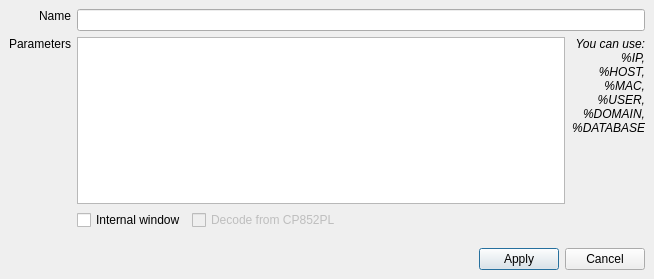
<?xml version="1.0" encoding="UTF-8"?>
<ui version="4.0">
 <class>AddEditExternalAppWindow</class>
 <widget class="QDialog" name="AddEditExternalAppWindow">
  <property name="geometry">
   <rect>
    <x>0</x>
    <y>0</y>
    <width>654</width>
    <height>279</height>
   </rect>
  </property>
  <property name="windowTitle">
   <string>Add external application</string>
  </property>
  <property name="modal">
   <bool>true</bool>
  </property>
  <layout class="QVBoxLayout" name="verticalLayout">
   <property name="spacing">
    <number>0</number>
   </property>
   <property name="leftMargin">
    <number>0</number>
   </property>
   <property name="topMargin">
    <number>0</number>
   </property>
   <property name="rightMargin">
    <number>0</number>
   </property>
   <property name="bottomMargin">
    <number>0</number>
   </property>
   <item>
    <widget class="QWidget" name="formWidget" native="true">
     <property name="sizePolicy">
      <sizepolicy hsizetype="Preferred" vsizetype="Expanding">
       <horstretch>0</horstretch>
       <verstretch>0</verstretch>
      </sizepolicy>
     </property>
     <property name="styleSheet">
      <string notr="true"/>
     </property>
     <layout class="QGridLayout" name="gridLayout">
      <item row="0" column="0">
       <widget class="QLabel" name="label">
        <property name="text">
         <string>Name</string>
        </property>
        <property name="alignment">
         <set>Qt::AlignRight|Qt::AlignTop|Qt::AlignTrailing</set>
        </property>
       </widget>
      </item>
      <item row="1" column="2">
       <widget class="QWidget" name="widget_2" native="true">
        <layout class="QHBoxLayout" name="horizontalLayout_2">
         <property name="leftMargin">
          <number>0</number>
         </property>
         <property name="topMargin">
          <number>0</number>
         </property>
         <property name="rightMargin">
          <number>0</number>
         </property>
         <property name="bottomMargin">
          <number>0</number>
         </property>
         <item>
          <widget class="QPlainTextEdit" name="commandText">
           <property name="undoRedoEnabled">
            <bool>false</bool>
           </property>
           <property name="plainText">
            <string notr="true"/>
           </property>
           <property name="backgroundVisible">
            <bool>false</bool>
           </property>
          </widget>
         </item>
         <item>
          <widget class="QLabel" name="label_5">
           <property name="font">
            <font>
             <italic>true</italic>
            </font>
           </property>
           <property name="text">
            <string>You can use:
%IP,
%HOST,
%MAC,
%USER,
%DOMAIN,
%DATABASE</string>
           </property>
           <property name="alignment">
            <set>Qt::AlignRight|Qt::AlignTop|Qt::AlignTrailing</set>
           </property>
           <property name="wordWrap">
            <bool>true</bool>
           </property>
          </widget>
         </item>
        </layout>
       </widget>
      </item>
      <item row="0" column="2">
       <widget class="QLineEdit" name="nameText"/>
      </item>
      <item row="2" column="2">
       <widget class="QWidget" name="widget_3" native="true">
        <layout class="QHBoxLayout" name="horizontalLayout_3">
         <property name="leftMargin">
          <number>0</number>
         </property>
         <property name="topMargin">
          <number>0</number>
         </property>
         <property name="rightMargin">
          <number>0</number>
         </property>
         <property name="bottomMargin">
          <number>0</number>
         </property>
         <item>
          <widget class="QCheckBox" name="internalWindowCheckBox">
           <property name="text">
            <string>Internal window</string>
           </property>
          </widget>
         </item>
         <item>
          <widget class="QCheckBox" name="decodeCheckBox">
           <property name="enabled">
            <bool>false</bool>
           </property>
           <property name="text">
            <string>Decode from CP852PL</string>
           </property>
          </widget>
         </item>
         <item>
          <spacer name="horizontalSpacer_2">
           <property name="orientation">
            <enum>Qt::Horizontal</enum>
           </property>
           <property name="sizeHint" stdset="0">
            <size>
             <width>40</width>
             <height>20</height>
            </size>
           </property>
          </spacer>
         </item>
        </layout>
       </widget>
      </item>
      <item row="1" column="0">
       <widget class="QLabel" name="label_2">
        <property name="text">
         <string>Parameters</string>
        </property>
        <property name="alignment">
         <set>Qt::AlignRight|Qt::AlignTop|Qt::AlignTrailing</set>
        </property>
       </widget>
      </item>
     </layout>
    </widget>
   </item>
   <item>
    <widget class="QWidget" name="widget" native="true">
     <layout class="QHBoxLayout" name="horizontalLayout">
      <item>
       <spacer name="horizontalSpacer">
        <property name="orientation">
         <enum>Qt::Horizontal</enum>
        </property>
        <property name="sizeHint" stdset="0">
         <size>
          <width>443</width>
          <height>20</height>
         </size>
        </property>
       </spacer>
      </item>
      <item>
       <widget class="QPushButton" name="applyButton">
        <property name="text">
         <string>Apply</string>
        </property>
       </widget>
      </item>
      <item>
       <widget class="QPushButton" name="cancelButton">
        <property name="text">
         <string>Cancel</string>
        </property>
       </widget>
      </item>
     </layout>
    </widget>
   </item>
  </layout>
 </widget>
 <tabstops>
  <tabstop>nameText</tabstop>
  <tabstop>commandText</tabstop>
  <tabstop>internalWindowCheckBox</tabstop>
  <tabstop>decodeCheckBox</tabstop>
  <tabstop>applyButton</tabstop>
  <tabstop>cancelButton</tabstop>
 </tabstops>
 <resources/>
 <connections/>
</ui>
